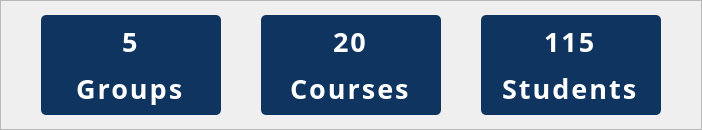
        <widget class="QFrame" name="buttons">
         <property name="minimumSize">
          <size>
           <width>0</width>
           <height>130</height>
          </size>
         </property>
         <property name="maximumSize">
          <size>
           <width>16777215</width>
           <height>130</height>
          </size>
         </property>
         <property name="styleSheet">
          <string notr="true"/>
         </property>
         <property name="frameShape">
          <enum>QFrame::StyledPanel</enum>
         </property>
         <property name="frameShadow">
          <enum>QFrame::Raised</enum>
         </property>
         <layout class="QHBoxLayout" name="horizontalLayout">
          <property name="spacing">
           <number>40</number>
          </property>
          <property name="leftMargin">
           <number>0</number>
          </property>
          <property name="topMargin">
           <number>0</number>
          </property>
          <property name="rightMargin">
           <number>0</number>
          </property>
          <property name="bottomMargin">
           <number>0</number>
          </property>
          <item>
           <spacer name="horizontalSpacer_2">
            <property name="orientation">
             <enum>Qt::Horizontal</enum>
            </property>
            <property name="sizeHint" stdset="0">
             <size>
              <width>40</width>
              <height>20</height>
             </size>
            </property>
           </spacer>
          </item>
          <item>
           <widget class="QFrame" name="groups">
            <property name="minimumSize">
             <size>
              <width>180</width>
              <height>100</height>
             </size>
            </property>
            <property name="maximumSize">
             <size>
              <width>180</width>
              <height>100</height>
             </size>
            </property>
            <property name="styleSheet">
             <string notr="true">background: #0F3460;
color: white;
border-radius: 5px;
letter-spacing: 2px;</string>
            </property>
            <property name="frameShape">
             <enum>QFrame::StyledPanel</enum>
            </property>
            <property name="frameShadow">
             <enum>QFrame::Raised</enum>
            </property>
            <layout class="QVBoxLayout" name="verticalLayout_3">
             <property name="spacing">
              <number>10</number>
             </property>
             <property name="leftMargin">
              <number>0</number>
             </property>
             <property name="topMargin">
              <number>0</number>
             </property>
             <property name="rightMargin">
              <number>0</number>
             </property>
             <property name="bottomMargin">
              <number>0</number>
             </property>
             <item>
              <spacer name="verticalSpacer_3">
               <property name="orientation">
                <enum>Qt::Vertical</enum>
               </property>
               <property name="sizeHint" stdset="0">
                <size>
                 <width>20</width>
                 <height>40</height>
                </size>
               </property>
              </spacer>
             </item>
             <item alignment="Qt::AlignHCenter">
              <widget class="QLabel" name="numOfGroups">
               <property name="font">
                <font>
                 <family>Ubuntu Condensed</family>
                 <pointsize>20</pointsize>
                 <weight>75</weight>
                 <bold>true</bold>
                </font>
               </property>
               <property name="text">
                <string>5</string>
               </property>
              </widget>
             </item>
             <item alignment="Qt::AlignHCenter">
              <widget class="QLabel" name="label_6">
               <property name="font">
                <font>
                 <family>Ubuntu Condensed</family>
                 <pointsize>20</pointsize>
                 <weight>75</weight>
                 <bold>true</bold>
                </font>
               </property>
               <property name="styleSheet">
                <string notr="true"/>
               </property>
               <property name="text">
                <string>Groups</string>
               </property>
              </widget>
             </item>
             <item>
              <spacer name="verticalSpacer_4">
               <property name="orientation">
                <enum>Qt::Vertical</enum>
               </property>
               <property name="sizeHint" stdset="0">
                <size>
                 <width>20</width>
                 <height>40</height>
                </size>
               </property>
              </spacer>
             </item>
            </layout>
           </widget>
          </item>
          <item>
           <widget class="QFrame" name="courses">
            <property name="minimumSize">
             <size>
              <width>180</width>
              <height>100</height>
             </size>
            </property>
            <property name="maximumSize">
             <size>
              <width>180</width>
              <height>100</height>
             </size>
            </property>
            <property name="styleSheet">
             <string notr="true">background: #0F3460;
color: white;
border-radius: 5px;
letter-spacing: 2px;</string>
            </property>
            <property name="frameShape">
             <enum>QFrame::StyledPanel</enum>
            </property>
            <property name="frameShadow">
             <enum>QFrame::Raised</enum>
            </property>
            <layout class="QVBoxLayout" name="verticalLayout_4">
             <property name="spacing">
              <number>10</number>
             </property>
             <property name="leftMargin">
              <number>0</number>
             </property>
             <property name="topMargin">
              <number>0</number>
             </property>
             <property name="rightMargin">
              <number>0</number>
             </property>
             <property name="bottomMargin">
              <number>0</number>
             </property>
             <item>
              <spacer name="verticalSpacer_5">
               <property name="orientation">
                <enum>Qt::Vertical</enum>
               </property>
               <property name="sizeHint" stdset="0">
                <size>
                 <width>20</width>
                 <height>40</height>
                </size>
               </property>
              </spacer>
             </item>
             <item alignment="Qt::AlignHCenter">
              <widget class="QLabel" name="numOfCourses">
               <property name="font">
                <font>
                 <family>Ubuntu Condensed</family>
                 <pointsize>20</pointsize>
                 <weight>75</weight>
                 <bold>true</bold>
                </font>
               </property>
               <property name="text">
                <string>20</string>
               </property>
              </widget>
             </item>
             <item alignment="Qt::AlignHCenter">
              <widget class="QLabel" name="label_8">
               <property name="font">
                <font>
                 <family>Ubuntu Condensed</family>
                 <pointsize>20</pointsize>
                 <weight>75</weight>
                 <bold>true</bold>
                </font>
               </property>
               <property name="styleSheet">
                <string notr="true"/>
               </property>
               <property name="text">
                <string>Courses</string>
               </property>
              </widget>
             </item>
             <item>
              <spacer name="verticalSpacer_6">
               <property name="orientation">
                <enum>Qt::Vertical</enum>
               </property>
               <property name="sizeHint" stdset="0">
                <size>
                 <width>20</width>
                 <height>40</height>
                </size>
               </property>
              </spacer>
             </item>
            </layout>
           </widget>
          </item>
          <item>
           <widget class="QFrame" name="students">
            <property name="minimumSize">
             <size>
              <width>180</width>
              <height>100</height>
             </size>
            </property>
            <property name="maximumSize">
             <size>
              <width>180</width>
              <height>100</height>
             </size>
            </property>
            <property name="styleSheet">
             <string notr="true">background: #0F3460;
color: white;
border-radius: 5px;
letter-spacing: 2px;</string>
            </property>
            <property name="frameShape">
             <enum>QFrame::StyledPanel</enum>
            </property>
            <property name="frameShadow">
             <enum>QFrame::Raised</enum>
            </property>
            <layout class="QVBoxLayout" name="verticalLayout_7">
             <property name="spacing">
              <number>10</number>
             </property>
             <property name="leftMargin">
              <number>0</number>
             </property>
             <property name="topMargin">
              <number>0</number>
             </property>
             <property name="rightMargin">
              <number>0</number>
             </property>
             <property name="bottomMargin">
              <number>0</number>
             </property>
             <item>
              <spacer name="verticalSpacer_13">
               <property name="orientation">
                <enum>Qt::Vertical</enum>
               </property>
               <property name="sizeHint" stdset="0">
                <size>
                 <width>20</width>
                 <height>40</height>
                </size>
               </property>
              </spacer>
             </item>
             <item alignment="Qt::AlignHCenter">
              <widget class="QLabel" name="numOfStudents">
               <property name="font">
                <font>
                 <family>Ubuntu Condensed</family>
                 <pointsize>20</pointsize>
                 <weight>75</weight>
                 <bold>true</bold>
                </font>
               </property>
               <property name="text">
                <string>115</string>
               </property>
              </widget>
             </item>
             <item alignment="Qt::AlignHCenter">
              <widget class="QLabel" name="label_14">
               <property name="font">
                <font>
                 <family>Ubuntu Condensed</family>
                 <pointsize>20</pointsize>
                 <weight>75</weight>
                 <bold>true</bold>
                </font>
               </property>
               <property name="styleSheet">
                <string notr="true"/>
               </property>
               <property name="text">
                <string>Students</string>
               </property>
              </widget>
             </item>
             <item>
              <spacer name="verticalSpacer_14">
               <property name="orientation">
                <enum>Qt::Vertical</enum>
               </property>
               <property name="sizeHint" stdset="0">
                <size>
                 <width>20</width>
                 <height>40</height>
                </size>
               </property>
              </spacer>
             </item>
            </layout>
           </widget>
          </item>
          <item>
           <spacer name="horizontalSpacer">
            <property name="orientation">
             <enum>Qt::Horizontal</enum>
            </property>
            <property name="sizeHint" stdset="0">
             <size>
              <width>40</width>
              <height>20</height>
             </size>
            </property>
           </spacer>
          </item>
         </layout>
        </widget>
